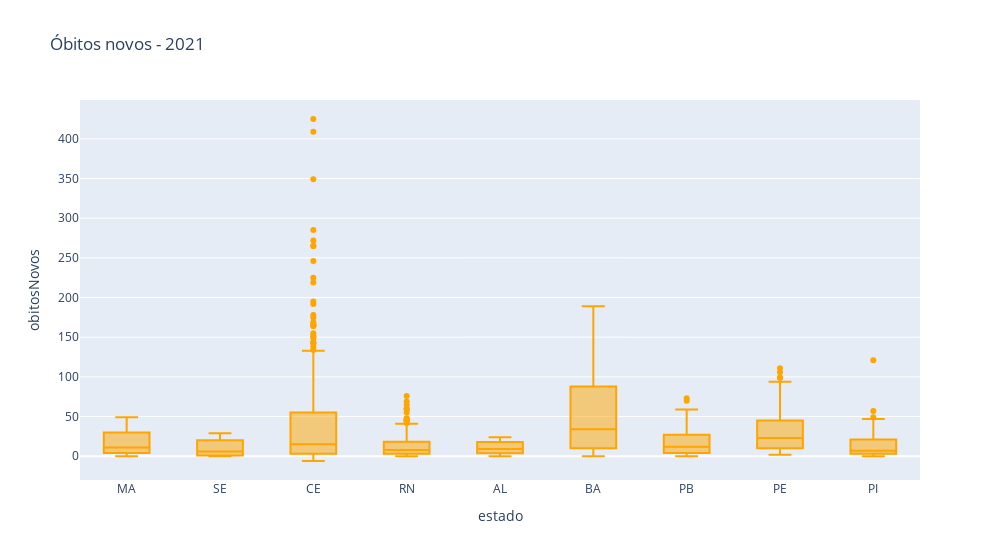

The notebook cell this image was saved under:
### Code cell
fig_obitos_box = xp.box(
    b2021, 
    y='obitosNovos', 
    x='estado', 
    color_discrete_sequence =['orange']*len(b2021), 
    title='Óbitos novos - 2021',
    width=1000)

fig_obitos_box.show()

### Figure 1 — Plotly figure (JSON) as saved in the notebook; plotly's stock layout.template omitted (floating-point values rounded to 4 significant figures; data arrays with more than 128 entries replaced by an {"elided": "..."} marker saying what was removed)
{"data": [{"alignmentgroup": "True", "hovertemplate": "estado=%{x}<br>obitosNovos=%{y}<extra></extra>", "legendgroup": "", "marker": {"color": "orange"}, "name": "", "notched": false, "offsetgroup": "", "orientation": "v", "showlegend": false, "type": "box", "x": {"elided": "3285 str values"}, "x0": " ", "xaxis": "x", "y": {"elided": "3285 int values"}, "y0": " ", "yaxis": "y"}], "layout": {"boxmode": "group", "legend": {"tracegroupgap": 0}, "title": {"text": "Óbitos novos - 2021"}, "width": 1000, "xaxis": {"anchor": "y", "domain": [0, 1], "title": {"text": "estado"}}, "yaxis": {"anchor": "x", "domain": [0, 1], "title": {"text": "obitosNovos"}}}}
